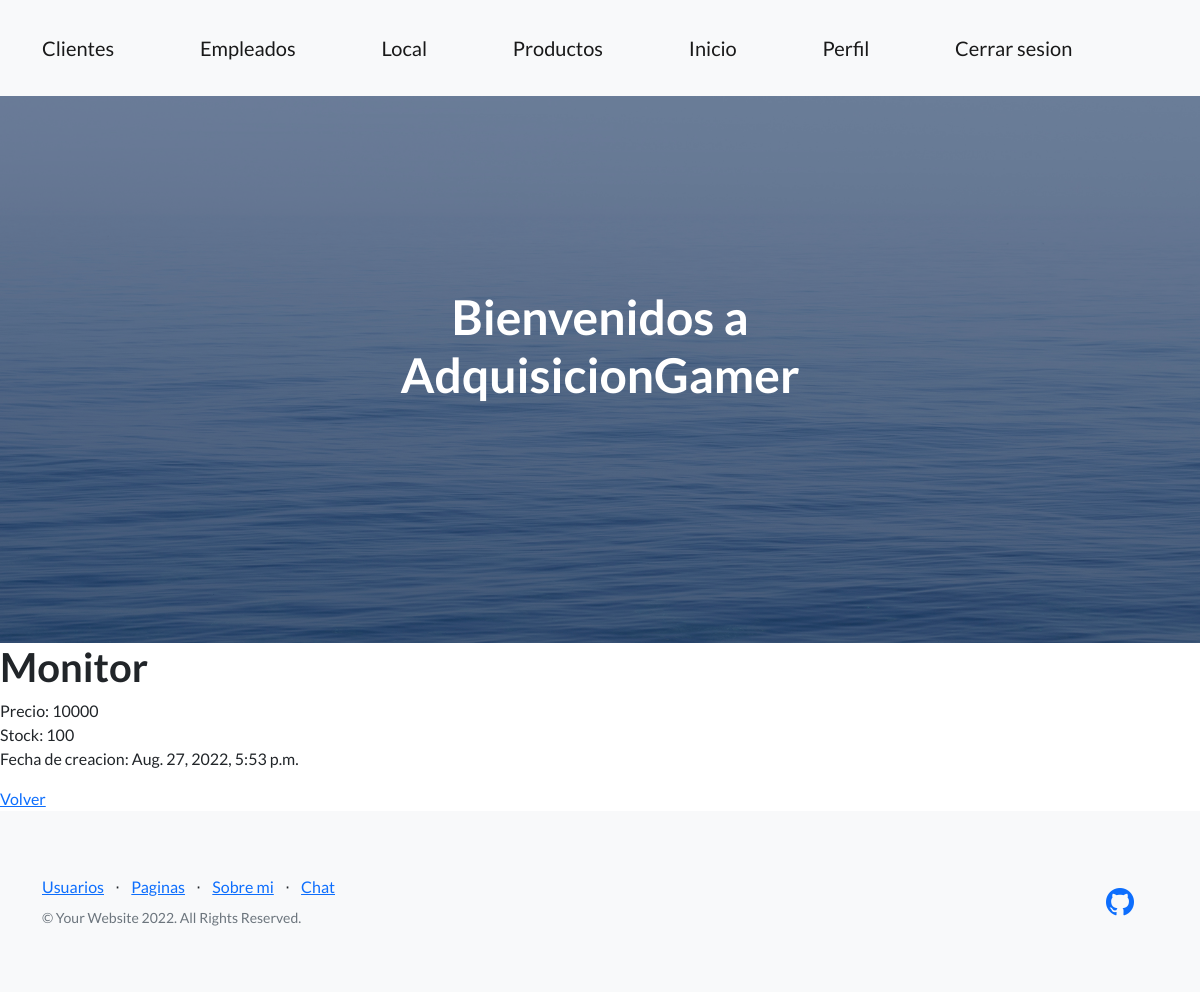
Screenshot of /Appfinal/detalle_producto/2 (signed in) with the database file from the repository.
### Appfinal/models.py (models this page shows, shortened)
class producto(models.Model):
    nombre_producto = models.CharField(max_length=40)
    precio = models.IntegerField()
    stock = models.IntegerField()
    fecha_de_creacion = models.DateTimeField(auto_now_add=True)

### Appfinal/views.py (the view)
# urls.py: path('detalle_producto/<pk>', views.Detalle_producto.as_view(), name="productoDetalle"),
class Detalle_producto(DetailView):
    model = producto
    template_name = 'Appfinal/producto_detalle.html'

### Appfinal/templates/Appfinal/producto_detalle.html
{% extends "Appfinal/template_logueado.html" %}
{% load static %}
{% block B %}
    <h1> {{producto.nombre_producto}}</h1>
    <p>
        Precio: {{producto.precio}} <br>
        Stock: {{producto.stock}} <br>
        Fecha de creacion: {{producto.fecha_de_creacion}}
    </p>
    <a href="{% url 'productoInicio'  %}">Volver</a>
{% endblock %}

### rows the page displays
producto: nombre_producto "Monitor", precio "10000", stock "100", fecha_de_creacion "Aug. 27, 2022, 5:53 p.m."
